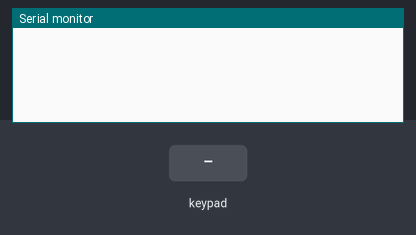
Bench run of a sketch on a simulated Arduino Uno, built with avr-gcc and run on an emulated ATmega328P. On the bench: the last lines printed to the serial monitor. Wiring (inferred from the names in the program): 2×2 keypad with keys 1 2 3 4 (labels assumed): rows A3, A4; columns pin 2, pin 3. The test bench sets the inputs (shaded band).

Above: at 1.2 s.
1.3 s: key '1' pressed
At 2.3 s:
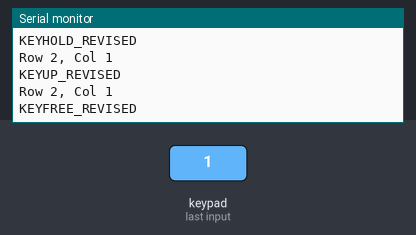
2.8 s: keypad keys 1 2 pressed 0.4 s apart
At 2.95 s:
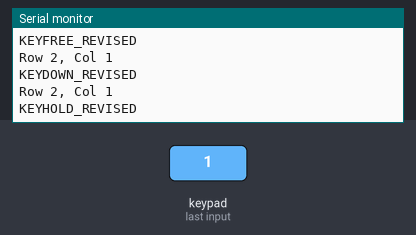
5.1 s: key '3' pressed
At 6.4 s:
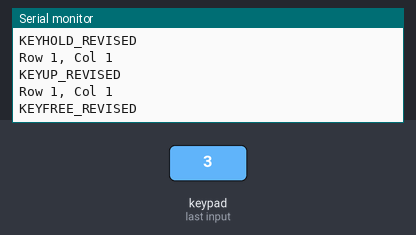

Measured:
- after the input at 1.3 s, the serial monitor: prints a new line at once (image 1)
- after the input at 5.1 s, the serial monitor: prints a new line at once (image 3)

The sketch:

main.ino
```cpp
const int row_count_revised = 2;
const int column_count_revised = 2;
const int keydown_revised = 1;
const int keyhold_revised = 3;
const int keyup_revised = 2;
const int keyfree_revised = 0;
int row_pins_revised[] = {A4, A3};
int column_pins_revised[] = {2, 3};

int key_status_revised[row_count_revised][column_count_revised] = { };
String key_map_revised[row_count_revised][column_count_revised] = {
    { "Row 1, Col 1", "Row 1, Col 2" },
    { "Row 2, Col 1", "Row 2, Col 2" }
};

void setup() {

  Serial.begin(9600);

  for (int i = 0; i < row_count_revised; i++) {
    for (int j = 0; j < column_count_revised; j++) {
      key_status_revised[i][j] = keyfree_revised;
    }
  }

  for (int i = 0; i < column_count_revised; i++) {
    pinMode(column_pins_revised[i], INPUT_PULLUP);
  }

  for (int i = 0; i < column_count_revised; i++) {
    pinMode(row_pins_revised[i], INPUT);
  }
}

void loop() {
  for (int i = 0; i < row_count_revised; i++) {
    pinMode(row_pins_revised[i], OUTPUT);
    digitalWrite(row_pins_revised[i], LOW);
    for (int j = 0; j < column_count_revised; j++) {
      int sensor_val = digitalRead(column_pins_revised[j]);
      if (sensor_val == LOW && key_status_revised[i][j] == keyfree_revised) {
        Serial.println(key_map_revised[i][j]);
        Serial.println("KEYDOWN_REVISED");
        key_status_revised[i][j] = keydown_revised;
      } if (sensor_val == LOW && key_status_revised[i][j] == keydown_revised) {
        Serial.println(key_map_revised[i][j]);
        Serial.println("KEYHOLD_REVISED");
        key_status_revised[i][j] = keyhold_revised;
      } else if (sensor_val == HIGH && (key_status_revised[i][j] == keydown_revised || key_status_revised[i][j] == keyhold_revised)) {
        key_status_revised[i][j] = keyup_revised;
        Serial.println(key_map_revised[i][j]);
        Serial.println("KEYUP_REVISED");
      } else if (sensor_val == HIGH && key_status_revised[i][j] == keyup_revised) {
        key_status_revised[i][j] = keyfree_revised;
        Serial.println(key_map_revised[i][j]);
        Serial.println("KEYFREE_REVISED");
      }
    }
    pinMode(row_pins_revised[i], INPUT);
  }
}
```
